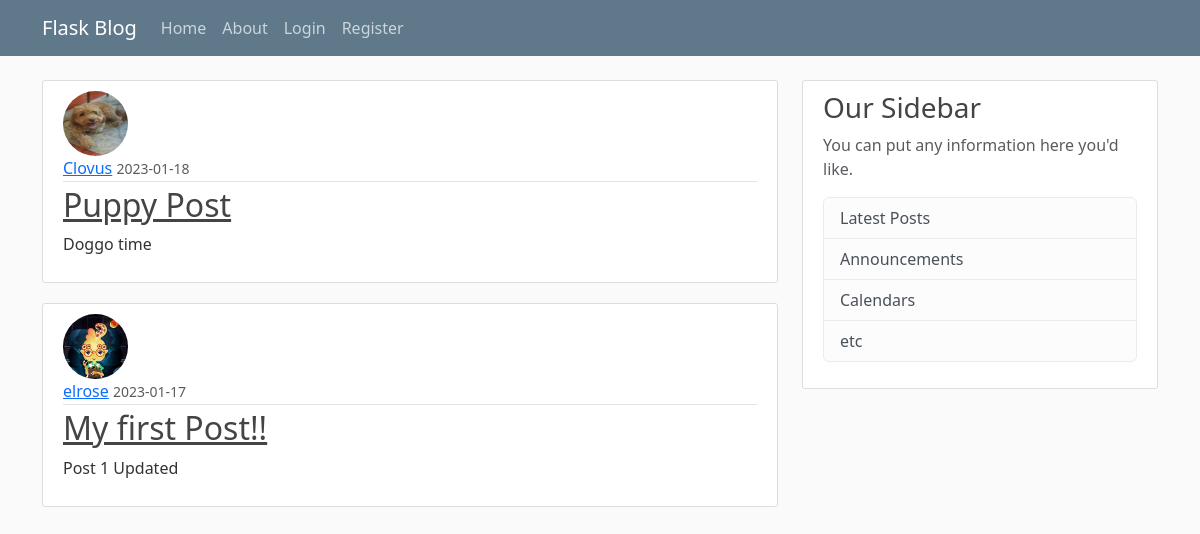
Page /home on the earlier database version.
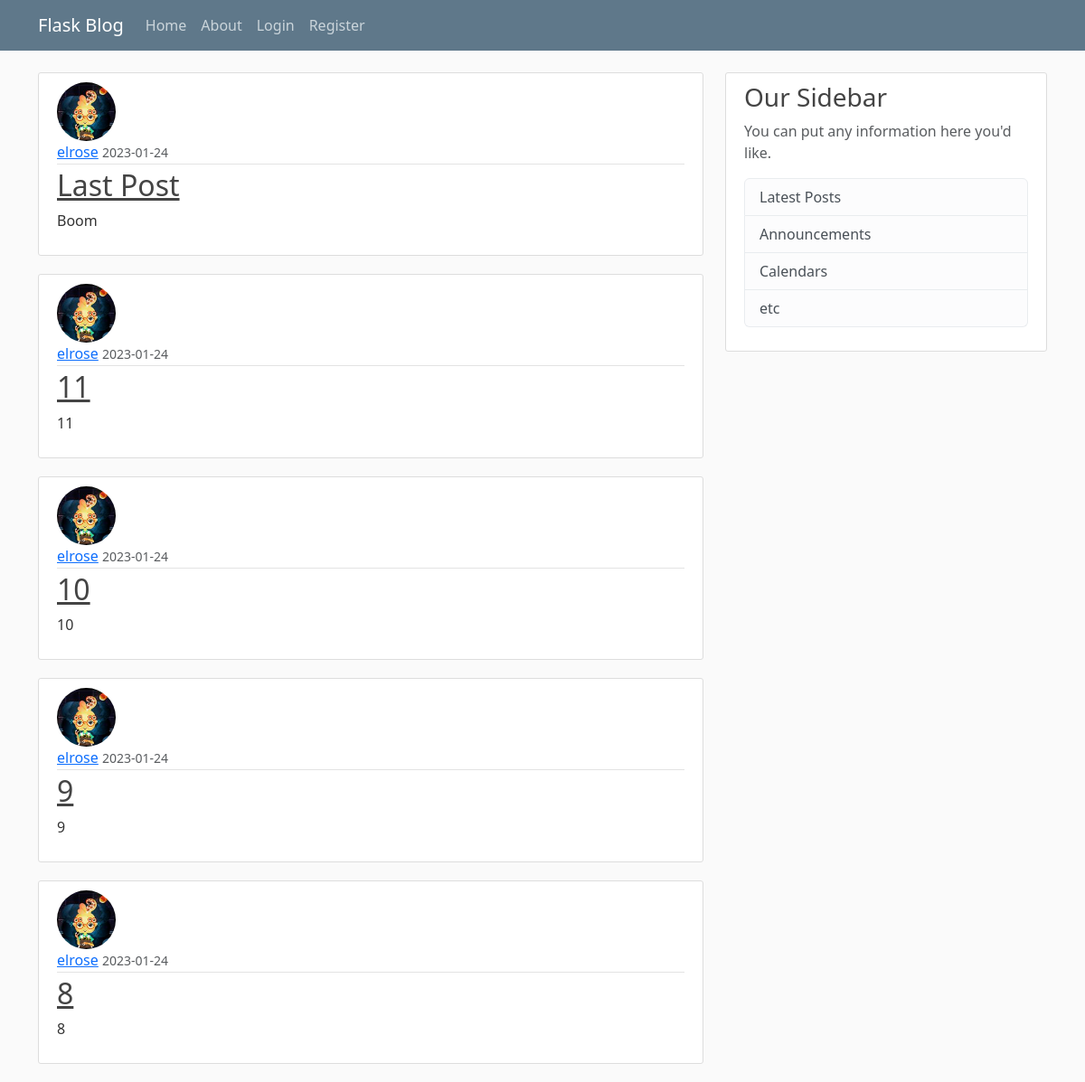
Same page on the later database version.
### foodblog/models.py (models this page shows, shortened)
class Post(db.Model):
    id = db.Column(db.Integer, primary_key=True)
    title = db.Column(db.String(100), nullable=False)
    date_posted = db.Column(db.DateTime, nullable=False, default=datetime.utcnow)
    content = db.Column(db.Text, nullable=False)
    user_id = db.Column(db.Integer, db.ForeignKey('user.id'), nullable=False)

class User(db.Model, UserMixin):
    id = db.Column(db.Integer, primary_key=True)
    username = db.Column(db.String(20), unique=True, nullable=False)
    email = db.Column(db.String(120), unique=True, nullable=False)
    image_file = db.Column(db.String(20), nullable=False, default='default.jpg')
    password = db.Column(db.String(60), nullable=False)
    posts = db.relationship('Post', backref='author', lazy=True)

### foodblog/routes.py (the view)
@app.route("/")
@app.route("/home")
def index():
    page = request.args.get('page', 1, type=int)
    posts = Post.query.order_by(Post.date_posted.desc()).paginate(page=page, per_page=5)
    return render_template("home.html", posts=posts)

### foodblog/templates/home.html
{% extends "layout.html" %}
{% block content %}
    {% for post in posts %}
    <article class="media content-section">
      <img class="rounded-circle article-img" src="{{ url_for('static', filename='profile_pics/' + post.author.image_file) }}">
      <div class="media-body">
        <div class="article-metadata">
          <a class="mr-2" href="#">{{ post.author.username }}</a>
          <small class="text-muted">{{ post.date_posted.strftime('%Y-%m-%d') }}</small>
        </div>
        <h2><a class="article-title" href="{{ url_for('post', post_id=post.id) }}">{{ post.title }}</a></h2>
        <p class="article-content">{{ post.content }}</p>
      </div>
      </article>
    {% endfor %}
{% endblock content %}

Differences in the rows shown:
no longer on this page (row unchanged): Post: image_file (picture), author.username "Clovus", date_posted "2023-01-18", title "Puppy Post", content "Doggo time"
no longer on this page (row unchanged): Post: image_file (picture), author.username "elrose", date_posted "2023-01-17", title "My first Post!!", content "Post 1 Updated"
added Post: image_file (picture), author.username "elrose", date_posted "2023-01-24", title "Last Post", content "Boom"
added Post: image_file (picture), author.username "elrose", date_posted "2023-01-24", title "11", content "11"
added Post: image_file (picture), author.username "elrose", date_posted "2023-01-24", title "10", content "10"
added Post: image_file (picture), author.username "elrose", date_posted "2023-01-24", title "9", content "9"
added Post: image_file (picture), author.username "elrose", date_posted "2023-01-24", title "8", content "8"
